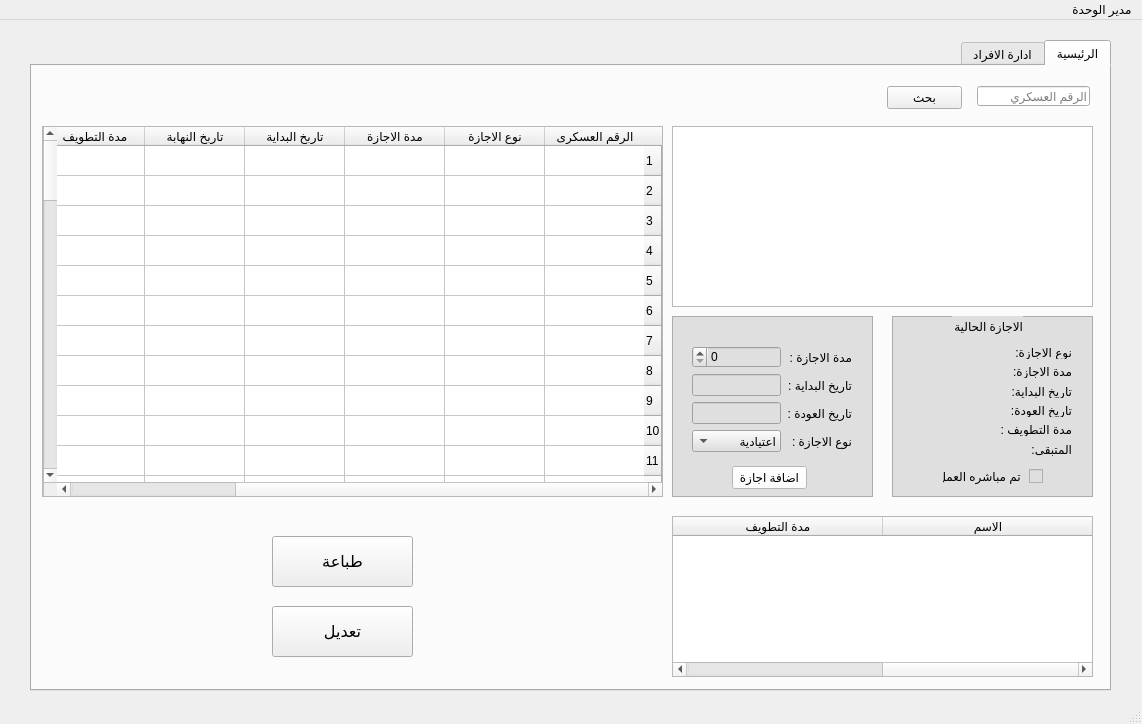
<?xml version="1.0" encoding="UTF-8"?>
<ui version="4.0">
 <class>MainWindow</class>
 <widget class="QMainWindow" name="MainWindow">
  <property name="geometry">
   <rect>
    <x>0</x>
    <y>0</y>
    <width>1142</width>
    <height>724</height>
   </rect>
  </property>
  <property name="windowTitle">
   <string>MainWindow</string>
  </property>
  <widget class="QWidget" name="centralwidget">
   <widget class="QTabWidget" name="tabWidget">
    <property name="geometry">
     <rect>
      <x>30</x>
      <y>20</y>
      <width>1081</width>
      <height>651</height>
     </rect>
    </property>
    <property name="layoutDirection">
     <enum>Qt::RightToLeft</enum>
    </property>
    <property name="currentIndex">
     <number>0</number>
    </property>
    <widget class="QWidget" name="main">
     <attribute name="title">
      <string>الرئيسية</string>
     </attribute>
     <widget class="QLineEdit" name="Military_Code">
      <property name="geometry">
       <rect>
        <x>945</x>
        <y>20</y>
        <width>113</width>
        <height>20</height>
       </rect>
      </property>
      <property name="text">
       <string/>
      </property>
      <property name="placeholderText">
       <string>الرقم العسكري</string>
      </property>
     </widget>
     <widget class="QTextBrowser" name="Agent_Data">
      <property name="geometry">
       <rect>
        <x>640</x>
        <y>60</y>
        <width>421</width>
        <height>181</height>
       </rect>
      </property>
      <property name="html">
       <string>&lt;!DOCTYPE HTML PUBLIC &quot;-//W3C//DTD HTML 4.0//EN&quot; &quot;http://www.w3.org/TR/REC-html40/strict.dtd&quot;&gt;
&lt;html&gt;&lt;head&gt;&lt;meta name=&quot;qrichtext&quot; content=&quot;1&quot; /&gt;&lt;style type=&quot;text/css&quot;&gt;
p, li { white-space: pre-wrap; }
&lt;/style&gt;&lt;/head&gt;&lt;body style=&quot; font-family:'MS Shell Dlg 2'; font-size:8.25pt; font-weight:400; font-style:normal;&quot;&gt;
&lt;p style=&quot;-qt-paragraph-type:empty; margin-top:0px; margin-bottom:0px; margin-left:0px; margin-right:0px; -qt-block-indent:0; text-indent:0px; font-size:8pt;&quot;&gt;&lt;br /&gt;&lt;/p&gt;&lt;/body&gt;&lt;/html&gt;</string>
      </property>
     </widget>
     <widget class="QPushButton" name="Search_Bycode">
      <property name="geometry">
       <rect>
        <x>855</x>
        <y>20</y>
        <width>75</width>
        <height>23</height>
       </rect>
      </property>
      <property name="text">
       <string>بحث</string>
      </property>
      <property name="shortcut">
       <string>Return</string>
      </property>
     </widget>
     <widget class="QFrame" name="Currnet_Holiday">
      <property name="geometry">
       <rect>
        <x>860</x>
        <y>250</y>
        <width>201</width>
        <height>181</height>
       </rect>
      </property>
      <property name="autoFillBackground">
       <bool>false</bool>
      </property>
      <property name="styleSheet">
       <string notr="true">background-color: rgb(223, 223, 223);</string>
      </property>
      <property name="frameShape">
       <enum>QFrame::StyledPanel</enum>
      </property>
      <property name="frameShadow">
       <enum>QFrame::Raised</enum>
      </property>
      <widget class="QCheckBox" name="Started_Box">
       <property name="geometry">
        <rect>
         <x>50</x>
         <y>150</y>
         <width>101</width>
         <height>21</height>
        </rect>
       </property>
       <property name="text">
        <string>تم مباشره العمل </string>
       </property>
      </widget>
      <widget class="QLabel" name="Currnet_Holiday_label">
       <property name="geometry">
        <rect>
         <x>60</x>
         <y>0</y>
         <width>71</width>
         <height>20</height>
        </rect>
       </property>
       <property name="text">
        <string>الاجازة الحالية</string>
       </property>
      </widget>
      <widget class="QWidget" name="formLayoutWidget_2">
       <property name="geometry">
        <rect>
         <x>20</x>
         <y>30</y>
         <width>160</width>
         <height>110</height>
        </rect>
       </property>
       <layout class="QFormLayout" name="formLayout_2">
        <item row="0" column="0">
         <widget class="QLabel" name="Current_Holiday_Kind">
          <property name="text">
           <string>نوع الاجازة:</string>
          </property>
         </widget>
        </item>
        <item row="1" column="0">
         <widget class="QLabel" name="Current_Holiday_Duration">
          <property name="text">
           <string>مدة الاجازة:</string>
          </property>
         </widget>
        </item>
        <item row="2" column="0">
         <widget class="QLabel" name="Current_Holiday_Start">
          <property name="text">
           <string>تاريخ البداية:</string>
          </property>
         </widget>
        </item>
        <item row="3" column="0">
         <widget class="QLabel" name="Current_Holiday_End">
          <property name="text">
           <string>تاريخ العودة:</string>
          </property>
         </widget>
        </item>
        <item row="4" column="0">
         <widget class="QLabel" name="Absence_Period">
          <property name="text">
           <string>مدة التطويف :</string>
          </property>
         </widget>
        </item>
        <item row="5" column="0">
         <widget class="QLabel" name="Remaining_Days">
          <property name="text">
           <string>المتبقي:</string>
          </property>
         </widget>
        </item>
       </layout>
      </widget>
     </widget>
     <widget class="QFrame" name="Add_Holiday_Frame">
      <property name="geometry">
       <rect>
        <x>640</x>
        <y>250</y>
        <width>201</width>
        <height>181</height>
       </rect>
      </property>
      <property name="styleSheet">
       <string notr="true">background-color: rgb(223, 223, 223);</string>
      </property>
      <property name="frameShape">
       <enum>QFrame::StyledPanel</enum>
      </property>
      <property name="frameShadow">
       <enum>QFrame::Raised</enum>
      </property>
      <widget class="QPushButton" name="Add_Holiday_btn">
       <property name="geometry">
        <rect>
         <x>60</x>
         <y>150</y>
         <width>75</width>
         <height>23</height>
        </rect>
       </property>
       <property name="styleSheet">
        <string notr="true">background-color: rgb(255, 255, 255);</string>
       </property>
       <property name="text">
        <string>اضافة اجازة</string>
       </property>
      </widget>
      <widget class="QWidget" name="formLayoutWidget">
       <property name="geometry">
        <rect>
         <x>20</x>
         <y>30</y>
         <width>160</width>
         <height>111</height>
        </rect>
       </property>
       <layout class="QFormLayout" name="formLayout">
        <item row="0" column="0">
         <widget class="QLabel" name="Holiday_Duration">
          <property name="text">
           <string>مدة الاجازة :</string>
          </property>
         </widget>
        </item>
        <item row="0" column="1">
         <widget class="QSpinBox" name="Holiday_Duration_input"/>
        </item>
        <item row="1" column="0">
         <widget class="QLabel" name="Holiday_Start">
          <property name="text">
           <string>تاريخ البداية :</string>
          </property>
         </widget>
        </item>
        <item row="1" column="1">
         <widget class="QLineEdit" name="Holiday_Start_input"/>
        </item>
        <item row="2" column="0">
         <widget class="QLabel" name="Holiday_End">
          <property name="text">
           <string>تاريخ العودة :</string>
          </property>
         </widget>
        </item>
        <item row="2" column="1">
         <widget class="QLineEdit" name="Holiday_End_input"/>
        </item>
        <item row="3" column="1">
         <widget class="QComboBox" name="comboBox">
          <item>
           <property name="text">
            <string>اعتيادية</string>
           </property>
          </item>
          <item>
           <property name="text">
            <string>عرضية</string>
           </property>
          </item>
         </widget>
        </item>
        <item row="3" column="0">
         <widget class="QLabel" name="Holiday_Kind">
          <property name="text">
           <string>نوع الاجازة :</string>
          </property>
         </widget>
        </item>
       </layout>
      </widget>
     </widget>
     <widget class="QTableWidget" name="Holidays_History">
      <property name="geometry">
       <rect>
        <x>10</x>
        <y>60</y>
        <width>621</width>
        <height>371</height>
       </rect>
      </property>
      <property name="rowCount">
       <number>60</number>
      </property>
      <property name="columnCount">
       <number>7</number>
      </property>
      <row/>
      <row/>
      <row/>
      <row/>
      <row/>
      <row/>
      <row/>
      <row/>
      <row/>
      <row/>
      <row/>
      <row/>
      <row/>
      <row/>
      <row/>
      <row/>
      <row/>
      <row/>
      <row/>
      <row/>
      <row/>
      <row/>
      <row/>
      <row/>
      <row/>
      <row/>
      <row/>
      <row/>
      <row/>
      <row/>
      <row/>
      <row/>
      <row/>
      <row/>
      <row/>
      <row/>
      <row/>
      <row/>
      <row/>
      <row/>
      <row/>
      <row/>
      <row/>
      <row/>
      <row/>
      <row/>
      <row/>
      <row/>
      <row/>
      <row/>
      <row/>
      <row/>
      <row/>
      <row/>
      <row/>
      <row/>
      <row/>
      <row/>
      <row/>
      <row/>
      <column>
       <property name="text">
        <string>الرقم العسكرى</string>
       </property>
      </column>
      <column>
       <property name="text">
        <string>نوع الاجازة</string>
       </property>
      </column>
      <column>
       <property name="text">
        <string>مدة الاجازة</string>
       </property>
      </column>
      <column>
       <property name="text">
        <string>تاربخ البداية</string>
       </property>
      </column>
      <column>
       <property name="text">
        <string>تاربخ النهابة</string>
       </property>
      </column>
      <column>
       <property name="text">
        <string>مدة التطويف</string>
       </property>
      </column>
      <column>
       <property name="text">
        <string>اسم المستخدم</string>
       </property>
      </column>
      <item row="0" column="0">
       <property name="text">
        <string/>
       </property>
      </item>
      <item row="0" column="1">
       <property name="text">
        <string/>
       </property>
      </item>
      <item row="0" column="2">
       <property name="text">
        <string/>
       </property>
      </item>
      <item row="0" column="3">
       <property name="text">
        <string/>
       </property>
      </item>
     </widget>
     <widget class="QLabel" name="label">
      <property name="geometry">
       <rect>
        <x>110</x>
        <y>330</y>
        <width>71</width>
        <height>20</height>
       </rect>
      </property>
      <property name="text">
       <string/>
      </property>
     </widget>
     <widget class="QPushButton" name="print_1">
      <property name="geometry">
       <rect>
        <x>240</x>
        <y>470</y>
        <width>141</width>
        <height>51</height>
       </rect>
      </property>
      <property name="font">
       <font>
        <pointsize>12</pointsize>
       </font>
      </property>
      <property name="text">
       <string>طباعة</string>
      </property>
      <property name="shortcut">
       <string>F1</string>
      </property>
     </widget>
     <widget class="QPushButton" name="edit_1">
      <property name="geometry">
       <rect>
        <x>240</x>
        <y>540</y>
        <width>141</width>
        <height>51</height>
       </rect>
      </property>
      <property name="font">
       <font>
        <pointsize>12</pointsize>
       </font>
      </property>
      <property name="text">
       <string>تعديل</string>
      </property>
      <property name="shortcut">
       <string>F2</string>
      </property>
     </widget>
     <widget class="QTableWidget" name="alert_section">
      <property name="geometry">
       <rect>
        <x>640</x>
        <y>450</y>
        <width>421</width>
        <height>161</height>
       </rect>
      </property>
      <attribute name="horizontalHeaderDefaultSectionSize">
       <number>210</number>
      </attribute>
      <column>
       <property name="text">
        <string>الاسم</string>
       </property>
      </column>
      <column>
       <property name="text">
        <string>مدة التطويف</string>
       </property>
      </column>
     </widget>
    </widget>
    <widget class="QWidget" name="add_agent">
     <attribute name="title">
      <string>ادارة الافراد</string>
     </attribute>
     <widget class="QLabel" name="Military_Number">
      <property name="geometry">
       <rect>
        <x>950</x>
        <y>90</y>
        <width>111</width>
        <height>20</height>
       </rect>
      </property>
      <property name="styleSheet">
       <string notr="true"> font-size: 15px;</string>
      </property>
      <property name="text">
       <string>الرقم العسكري :</string>
      </property>
     </widget>
     <widget class="QLabel" name="Mobile_Number">
      <property name="geometry">
       <rect>
        <x>950</x>
        <y>140</y>
        <width>81</width>
        <height>31</height>
       </rect>
      </property>
      <property name="styleSheet">
       <string notr="true"> font-size: 15px;</string>
      </property>
      <property name="text">
       <string>رقم الجوال :</string>
      </property>
     </widget>
     <widget class="QLabel" name="General_Number">
      <property name="geometry">
       <rect>
        <x>960</x>
        <y>60</y>
        <width>71</width>
        <height>16</height>
       </rect>
      </property>
      <property name="styleSheet">
       <string notr="true"> font-size: 15px;</string>
      </property>
      <property name="text">
       <string>الرقم العام : </string>
      </property>
     </widget>
     <widget class="QLabel" name="Military_Rank">
      <property name="geometry">
       <rect>
        <x>960</x>
        <y>240</y>
        <width>47</width>
        <height>21</height>
       </rect>
      </property>
      <property name="styleSheet">
       <string notr="true"> font-size: 15px;</string>
      </property>
      <property name="text">
       <string>الرتبة :</string>
      </property>
     </widget>
     <widget class="QLabel" name="Governorate">
      <property name="geometry">
       <rect>
        <x>910</x>
        <y>210</y>
        <width>101</width>
        <height>21</height>
       </rect>
      </property>
      <property name="styleSheet">
       <string notr="true"> font-size: 15px;</string>
      </property>
      <property name="text">
       <string>الملاك :</string>
      </property>
     </widget>
     <widget class="QLabel" name="Civil_Registry">
      <property name="geometry">
       <rect>
        <x>950</x>
        <y>120</y>
        <width>111</width>
        <height>20</height>
       </rect>
      </property>
      <property name="styleSheet">
       <string notr="true"> font-size: 15px;</string>
      </property>
      <property name="text">
       <string>السجل المدني :</string>
      </property>
     </widget>
     <widget class="QLabel" name="The_Group">
      <property name="geometry">
       <rect>
        <x>930</x>
        <y>170</y>
        <width>101</width>
        <height>31</height>
       </rect>
      </property>
      <property name="styleSheet">
       <string notr="true"> font-size: 15px;</string>
      </property>
      <property name="text">
       <string>المجموعة :</string>
      </property>
     </widget>
     <widget class="QLabel" name="Name">
      <property name="geometry">
       <rect>
        <x>960</x>
        <y>30</y>
        <width>48</width>
        <height>18</height>
       </rect>
      </property>
      <property name="styleSheet">
       <string notr="true"> font-size: 15px;</string>
      </property>
      <property name="text">
       <string>الاسم :</string>
      </property>
     </widget>
     <widget class="QLineEdit" name="Name_input">
      <property name="geometry">
       <rect>
        <x>740</x>
        <y>30</y>
        <width>211</width>
        <height>21</height>
       </rect>
      </property>
      <property name="text">
       <string/>
      </property>
     </widget>
     <widget class="QLineEdit" name="General_number_input">
      <property name="geometry">
       <rect>
        <x>740</x>
        <y>60</y>
        <width>211</width>
        <height>21</height>
       </rect>
      </property>
      <property name="text">
       <string/>
      </property>
     </widget>
     <widget class="QLineEdit" name="Military_Number_input">
      <property name="geometry">
       <rect>
        <x>740</x>
        <y>90</y>
        <width>211</width>
        <height>21</height>
       </rect>
      </property>
      <property name="text">
       <string/>
      </property>
     </widget>
     <widget class="QLineEdit" name="Civil_Registry_input">
      <property name="geometry">
       <rect>
        <x>740</x>
        <y>120</y>
        <width>211</width>
        <height>21</height>
       </rect>
      </property>
      <property name="text">
       <string/>
      </property>
     </widget>
     <widget class="QLineEdit" name="Mobile_Number_input">
      <property name="geometry">
       <rect>
        <x>740</x>
        <y>150</y>
        <width>211</width>
        <height>21</height>
       </rect>
      </property>
      <property name="text">
       <string/>
      </property>
     </widget>
     <widget class="QLineEdit" name="The_Group_input">
      <property name="geometry">
       <rect>
        <x>740</x>
        <y>180</y>
        <width>211</width>
        <height>21</height>
       </rect>
      </property>
      <property name="text">
       <string/>
      </property>
     </widget>
     <widget class="QLineEdit" name="Governorate_input">
      <property name="geometry">
       <rect>
        <x>740</x>
        <y>210</y>
        <width>211</width>
        <height>21</height>
       </rect>
      </property>
      <property name="text">
       <string/>
      </property>
     </widget>
     <widget class="QLineEdit" name="Military_Rank_input">
      <property name="geometry">
       <rect>
        <x>740</x>
        <y>240</y>
        <width>211</width>
        <height>21</height>
       </rect>
      </property>
      <property name="text">
       <string/>
      </property>
     </widget>
     <widget class="QPushButton" name="Add_Agent_btn">
      <property name="geometry">
       <rect>
        <x>800</x>
        <y>280</y>
        <width>101</width>
        <height>31</height>
       </rect>
      </property>
      <property name="styleSheet">
       <string notr="true"> font-size: 15px;</string>
      </property>
      <property name="text">
       <string>اضافة فرد</string>
      </property>
     </widget>
     <widget class="QTableWidget" name="agents_section">
      <property name="geometry">
       <rect>
        <x>15</x>
        <y>30</y>
        <width>701</width>
        <height>591</height>
       </rect>
      </property>
      <row>
       <property name="text">
        <string>1</string>
       </property>
      </row>
      <row>
       <property name="text">
        <string>2</string>
       </property>
      </row>
      <row>
       <property name="text">
        <string>4</string>
       </property>
      </row>
      <row>
       <property name="text">
        <string>5</string>
       </property>
      </row>
      <row>
       <property name="text">
        <string>6</string>
       </property>
      </row>
      <row>
       <property name="text">
        <string>7</string>
       </property>
      </row>
      <row>
       <property name="text">
        <string>8</string>
       </property>
      </row>
      <row>
       <property name="text">
        <string>9</string>
       </property>
      </row>
      <row>
       <property name="text">
        <string>10</string>
       </property>
      </row>
      <row>
       <property name="text">
        <string>11</string>
       </property>
      </row>
      <row>
       <property name="text">
        <string>12</string>
       </property>
      </row>
      <row>
       <property name="text">
        <string>13</string>
       </property>
      </row>
      <row>
       <property name="text">
        <string>14</string>
       </property>
      </row>
      <row>
       <property name="text">
        <string>15</string>
       </property>
      </row>
      <row>
       <property name="text">
        <string>16</string>
       </property>
      </row>
      <row>
       <property name="text">
        <string>17</string>
       </property>
      </row>
      <row>
       <property name="text">
        <string>18</string>
       </property>
      </row>
      <row>
       <property name="text">
        <string>19</string>
       </property>
      </row>
      <row>
       <property name="text">
        <string>20</string>
       </property>
      </row>
      <row>
       <property name="text">
        <string>21</string>
       </property>
      </row>
      <row>
       <property name="text">
        <string>22</string>
       </property>
      </row>
      <row>
       <property name="text">
        <string>23</string>
       </property>
      </row>
      <column>
       <property name="text">
        <string>الاسم </string>
       </property>
      </column>
      <column>
       <property name="text">
        <string>الرتية</string>
       </property>
      </column>
      <column>
       <property name="text">
        <string>الرقم الخاص</string>
       </property>
      </column>
      <column>
       <property name="text">
        <string>الرقم العام</string>
       </property>
      </column>
      <column>
       <property name="text">
        <string>السجل</string>
       </property>
      </column>
      <column>
       <property name="text">
        <string>الجوال</string>
       </property>
      </column>
      <column>
       <property name="text">
        <string>المجموعة</string>
       </property>
      </column>
      <column>
       <property name="text">
        <string>الملاك</string>
       </property>
      </column>
     </widget>
     <widget class="QPushButton" name="edit_2">
      <property name="geometry">
       <rect>
        <x>760</x>
        <y>540</y>
        <width>141</width>
        <height>51</height>
       </rect>
      </property>
      <property name="font">
       <font>
        <pointsize>12</pointsize>
       </font>
      </property>
      <property name="text">
       <string>تعديل</string>
      </property>
      <property name="shortcut">
       <string>F2</string>
      </property>
     </widget>
     <widget class="QPushButton" name="print_2">
      <property name="geometry">
       <rect>
        <x>760</x>
        <y>470</y>
        <width>141</width>
        <height>51</height>
       </rect>
      </property>
      <property name="font">
       <font>
        <pointsize>12</pointsize>
       </font>
      </property>
      <property name="text">
       <string>طباعة</string>
      </property>
      <property name="shortcut">
       <string>F1</string>
      </property>
     </widget>
    </widget>
   </widget>
  </widget>
  <widget class="QMenuBar" name="menubar">
   <property name="geometry">
    <rect>
     <x>0</x>
     <y>0</y>
     <width>1142</width>
     <height>21</height>
    </rect>
   </property>
   <property name="layoutDirection">
    <enum>Qt::RightToLeft</enum>
   </property>
   <widget class="QMenu" name="menu">
    <property name="title">
     <string>مدير الوحدة</string>
    </property>
    <addaction name="Add_User"/>
   </widget>
   <addaction name="menu"/>
  </widget>
  <widget class="QStatusBar" name="statusbar"/>
  <action name="Add_User">
   <property name="text">
    <string>اضافه مستخدم</string>
   </property>
  </action>
 </widget>
 <resources/>
 <connections/>
</ui>
